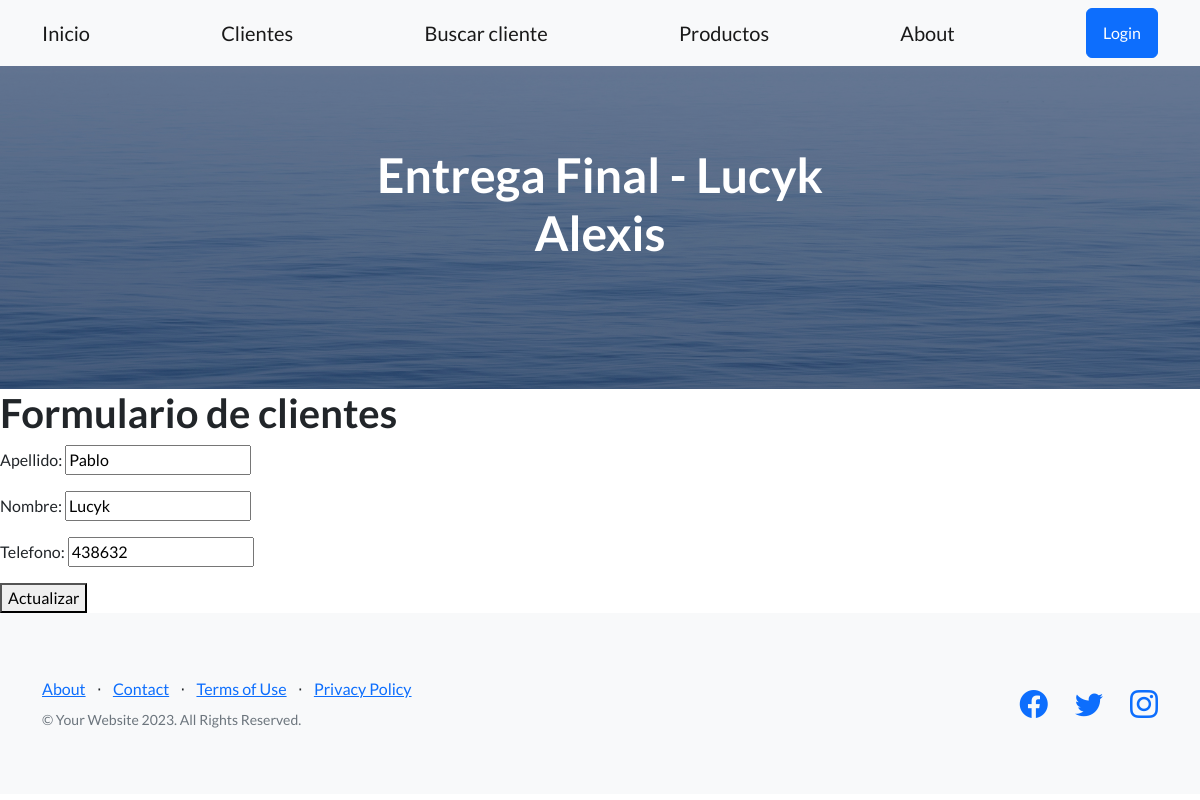
The page /app-tercera/actualiza-cliente/14 on the database its author committed.
### AppTercera/models.py (models this page shows, shortened)
class Cliente(models.Model):
    apellido=models.CharField(max_length=30)
    nombre=models.CharField(max_length=30)
    telefono=models.IntegerField()

### AppTercera/views.py (the view)
# urls.py: path('actualiza-cliente/<pk>', ClienteUpdate.as_view(), name='ActualizaCliente'),
class ClienteUpdate(UpdateView):
    model = Cliente
    template_name = 'cliente_update.html'
    fields = ('__all__')
    success_url = '/app-tercera/'

### AppTercera/templates/cliente_update.html
{% extends 'padre.html' %}
{% block contenidoQueCambia %}
<h1>Formulario de clientes</h1>
<form action="{% url 'ActualizaCliente' cliente.id %}" method="post">{% csrf_token %}
    {{form.as_p}}
    <button type="submit">Actualizar</button>
</form>
{% endblock contenidoQueCambia %}

### rows shown on the page
Cliente: apellido "Pablo", nombre "Lucyk", telefono "438632"
